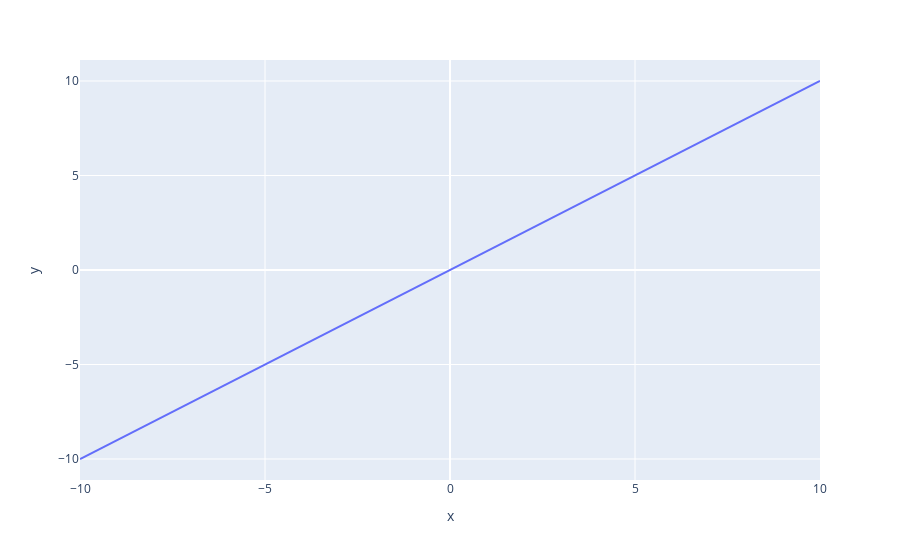

This figure's notebook cell:
### Markdown cell above
# Linear

### Code cell
x_values = np.linspace(-10, 10, 100)
linear_values = x_values

px.line(x=x_values, y=linear_values)
